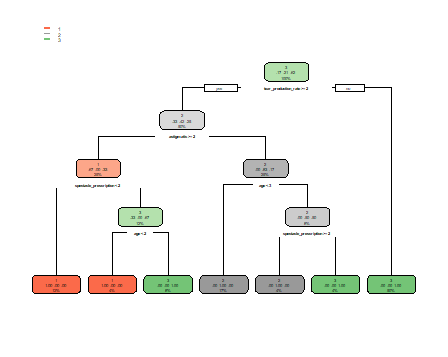

R code for this plot:
setwd("C:\\Users\\Chowdary\\Desktop\\Final exam\\Final exam")
lensdata = read.csv("lenses.data.csv", header = FALSE, col.names = c("index", "age", "spectacle_prescription", "astigmatic", "tear_production_rate", "Class"))

lensdata$index <- NULL

library(rpart)
y<-as.factor(lensdata[,5])
x<-lensdata[,1:4]

model1<-rpart(y~.,x, parms = list(split = 'information'),
              control=rpart.control(minsplit=0,minbucket=0,cp=-1, maxcompete=0, maxsurrogate=0, usesurrogate=0, xval=0,maxdepth=5))


library(rpart.plot)
rpart.plot(model1)
gain <- sum(y==predict(model1,x,type="class"))/length(y)
gain
error_rate <- 1-sum(y==predict(model1,x,type="class"))/length(y)
error_rate
